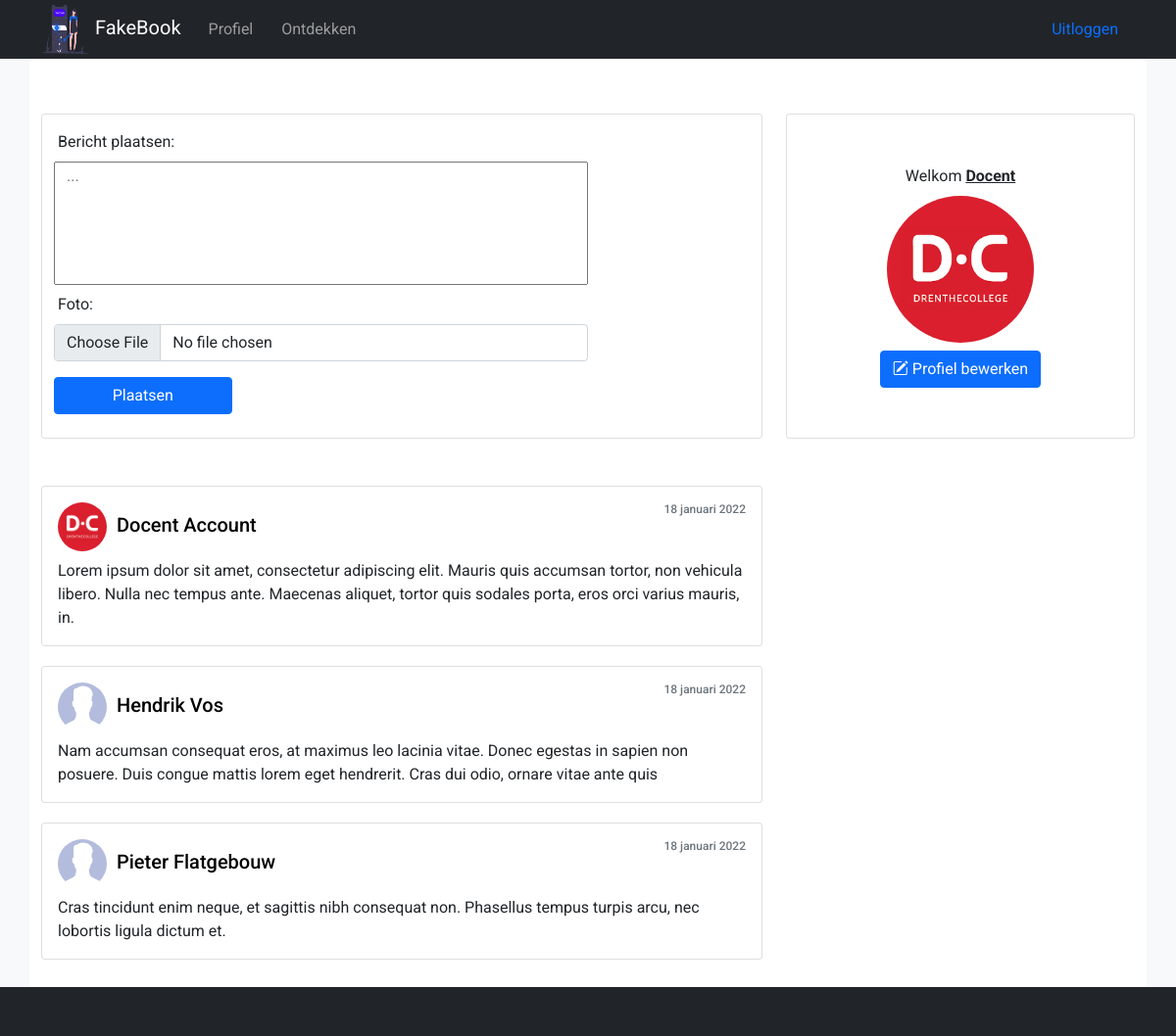
The app's page / (signed in) with its own data.
### tables this page shows
CREATE TABLE `user` (
  `id` int(11) NOT NULL,
  `email` varchar(250) DEFAULT NULL,
  `password` text DEFAULT NULL,
  `firstName` varchar(100) DEFAULT NULL,
  `lastName` varchar(100) DEFAULT NULL,
  `country` varchar(100) DEFAULT NULL,
  `profilePicUrl` varchar(500) DEFAULT NULL,
  `biography` text DEFAULT NULL,
  `birthdate` date DEFAULT NULL,
  `gender` int(11) DEFAULT NULL,
  `profileFont` varchar(100) DEFAULT NULL,
  `profileColor` varchar(100) DEFAULT NULL
);

CREATE TABLE `post` (
  `id` int(11) NOT NULL,
  `userId` int(11) DEFAULT NULL,
  `content` text DEFAULT NULL,
  `filename` varchar(200) DEFAULT NULL,
  `postDate` datetime DEFAULT NULL
);

### functions.php (called while the page is built, shortened)
<?php
function isLoggedIn(){
    $bool = false;
    if(isset($_SESSION["userId"]) && $_SESSION["userId"] > 0){
        $bool = true;
    }
    return $bool;
}
function getUserData($db, $userId){
    $sql = "SELECT * FROM user WHERE id='".$userId."' ORDER BY id LIMIT 1";
    if($result = $db->prepare($sql)){
        $result->execute();
        if($result->rowCount() == 1){
            $result = $result->fetchAll(PDO::FETCH_ASSOC);
            $result = $result[0];
            return $result;
        } else {
            return null;
        }
    } else {
        return null;
    }
}
function getAllFriendIdsFromUser($db, $userId){
    $returnArray = array();
    $sql = "SELECT userId1, userId2 FROM friend WHERE (userId1 = ".$userId." || userId2 = ".$userId.")";
    if($result = $db->prepare($sql)){
        $result->execute();
        if($result->rowCount() > 0){
            $result = $result->fetchAll(PDO::FETCH_ASSOC);
            foreach($result as $row){
                if($row["userId1"] != $userId){
                    array_push($returnArray, $row["userId1"]);
                } else if($row["userId2"] != $userId) {
                    array_push($returnArray, $row["userId2"]);
                }
            }
        }
    }
    return $returnArray;
}
function getLatestPostIdFromUser($db, $userId){
    $sql = "SELECT id FROM post WHERE userId='".$userId."' ORDER BY postDate DESC LIMIT 1";
    if($result = $db->prepare($sql)){
        $result->execute();
        if($result->rowCount() == 1){
            $result = $result->fetchAll(PDO::FETCH_ASSOC);
            return intval($result[0]["id"]);
        }
    }
}
?>

### classes/post.class.php (the view, shortened to what this page needs)
<?php
class Post{
    private $db;
    private $id;
    private $content;
    private $date;
    private $userId;
    private $userFullName;
    public function __construct($db, $id){
        $this->db = $db;
        $this->id = $id;
        $this->getPostData();
    }
    private function getPostData(){
        $sql = "SELECT * FROM post WHERE id=".$this->id;
        if($result = $this->db->prepare($sql)){
            $result->execute();
            if($result->rowCount() > 0){
                $result = $result->fetchAll(PDO::FETCH_ASSOC);
                $result = $result[0];
                $this->content = $result["content"];
                $this->date = $result["postDate"];
                $this->userId = $result["userId"];
            }
        }
    }
    private function getUserData(){
        $sql = "SELECT firstName, lastName, profilePicUrl, gender FROM user WHERE id='".$this->userId."' LIMIT 1";
        if($result = $this->db->prepare($sql)){
            $result->execute();
            if($result->rowCount() == 1){
                $result = $result->fetchAll(PDO::FETCH_ASSOC);
                $result = $result[0];
                $this->userFullName = $result["firstName"] . " " . $result["lastName"];
                if(strlen($result["profilePicUrl"]) > 0){
                    $this->profilePicturePath = "uploads/" . $result["profilePicUrl"];
                } else {
                    $this->profilePicturePath = "assets/images/nopicture_".$result["gender"].".png";
                }
            }
        }
    }
    private function UserExists(){
        if(isset($this->userFullName) && strlen($this->userFullName) > 1){
            return true;
        } else {
            return false;
        }
    }
    private function formatDateForPost($date){
        $day = substr($date, 8, 2);
        $month = substr($date, 5, 2);
        $year = substr($date, 0, 4);
        $month = $this->getMonthName($month);
        return intval($day) . " " . $month . " " . $year;
    }
    private function getMonthName($number){
        switch(intval($number)){
            case 1:
                return "januari";
            break;
        }
    }
    public function render(){
        if($this->userExists()){
            echo "<div class=\"card post\">";
                echo "<div class=\"card-body\">";
                    echo "<h5 class=\"card-title\"><img src=\"".$this->profilePicturePath."\" alt=\"profielFoto\" class=\"profilePicture circle smallest\"><a class=\"link\" href=\"?profileId=".$this->userId."\">".$this->userFullName."</a><span class=\"text-muted\">".$this->formatDateForPost($this->date)."</span></h5>";
                    echo "<p class=\"card-text\">".$this->content."</p>";
                echo "</div>";
            echo "</div>";
        }
    }
}
?>

### index.php (shortened to what this page needs)
<?php
require("functions.php");
require("db.php");
include("classes/post.class.php");
if(!isset($activePageId)){
    if(isLoggedIn()){
        $activePageId = 3;
    } else {
        $activePageId = 1;
    }
}
?>
<!DOCTYPE html>
<html lang="nl">
<head>
    <link href="https://cdn.jsdelivr.net/npm/bootstrap@5.0.2/dist/css/bootstrap.min.css" rel="stylesheet">
    <link rel="stylesheet" href="https://cdn.jsdelivr.net/npm/bootstrap-icons@1.7.2/font/bootstrap-icons.css">
    <link rel="stylesheet" href="style.css">
    <link rel="stylesheet" href="profileCustomization.css">
</head>
<body>
    <?php
        if(isLoggedIn()){
            include_once("content/content_navbar.php");
        }
        echo "<div class=\"container contentCntr bg-white pt-2 pb-2\">";
            switch($activePageId){
                case 3:
                    include_once("content/content_feed.php");
                break;
            }
        echo "</div>";
        if(isLoggedIn()){
            include_once("content/content_footer.php");
        }
    ?>
</body>
</html>

### content/content_navbar.php (shortened to what this page needs)
<nav class="navbar navbar-expand-lg navbar-dark bg-dark p-0 m-0">
    <div class="container">
        <a class="navbar-brand" href="index.php">
            <img src="assets/images/login logo.png" width="50" height="50" alt="logo" class="p-0 m-0">
            FakeBook
        </a>
        <div class="collapse navbar-collapse" id="navbarNav">
            <ul class="navbar-nav">
                <li class="nav-item active">
                    <?php echo "<a class=\"nav-link btn btn-dark\" href=\"index.php?profileId=" . $_SESSION["userId"] . "\">Profiel</a>"; ?>
                </li>
                <li class="nav-item">
                    <a class="nav-link btn btn-dark" href="index.php?page=7">Ontdekken</a>
                </li>
            </ul>
        </div>
        <a id="desktop" class="nav-link btn btn-dark float-right" href="index.php?page=4">Uitloggen</a>
    </div>
</nav>

### content/content_feed.php (shortened to what this page needs)
<?php
$userData = getUserData($db, $_SESSION["userId"]);
$showForm = true;
?>
<div class="row pt-5 pb-5">
    <div class="col-lg-8">
        <div class="card">
            <div class="card-body">
                <?php
                if($showForm){
                    echo "<form method=\"POST\" enctype=\"multipart/form-data\">";
                        echo "<div class=\"row\">";
                            echo "<label>Bericht plaatsen:</label>";
                            echo "<textarea class=\"card-text m-2 w-75\" rows=\"5\" placeholder=\"...\" cols=\"40\" name=\"content\" style=\"resize:none;\"></textarea>";
                            echo "<label>Foto:</label>";
                            echo "<input type=\"file\" name=\"filename\" class=\"form-control w-75 m-2\">";
                            echo "<input name=\"postSubmit\" class=\"btn btn-primary w-25 ms-2 my-2\" type=\"submit\" value=\"Plaatsen\">";
                        echo "</div>";
                    echo "</form>";
                }
                ?>
            </div>
        </div>
    </div>
    <div class="col-lg-4">
        <div class="card h-100 d-flex justify-content-center align-items-center">
            <p1 class="card-title">Welkom <b><u><?php echo $userData["firstName"];?></b></u></p1>
            <?php
                echo "<a href=\"index.php?profileId=". $_SESSION["userId"]. "\">";
                if(strlen($userData["profilePicUrl"]) < 1){
                    echo "<img class=\"profilePicture circle medium\" src=\"assets/images/nopicture_".$userData["gender"].".png\" alt=\"Profielfoto van ".$userData["firstName"]." ".$userData["lastName"]."\">";
                } else {
                    echo "<img class=\"profilePicture circle medium\" src=\"uploads/".$userData["profilePicUrl"]."\" alt=\"Profielfoto van ".$userData["firstName"]." ".$userData["lastName"]."\">";
                }
                echo "</a>";
            ?>
            <a href="?page=6" class="btn btn-primary mt-2"><i class="bi bi-pencil-square"></i> Profiel bewerken</a>
        </div>
    </div>
</div>
<div class="row">
    <div class="col-lg-8">
        <?php
        $postId = getLatestPostIdFromUser($db, $_SESSION["userId"]);
        if(isset($postId) && is_numeric($postId) && $postId > 0){
            $p = new Post($db, $postId);
            $p->render();
        }
        $friends = getAllFriendIdsFromUser($db, $_SESSION["userId"]);
        foreach($friends as $friend){
            $postId = getLatestPostIdFromUser($db, $friend);
            if(isset($postId) && is_numeric($postId) && $postId > 0){
                $p = new Post($db, $postId);
            }
        }
        ?>
    </div>
    <div class="col-lg-4"></div>
</div>

### content/content_footer.php
<div class="bg-dark p-0 m-0" style="height:50px;"></div>

### style.css (style rules this page uses)
body { background-color: #f8f9fa; }
.profilePicture { width: 200px; height: 200px; object-fit: cover; }
.profilePicture.circle { border-radius: 50%; }
.profilePicture.medium { width: 150px; height: 150px; }
.profilePicture.smallest { width: 50px; height: 50px; }
.btn-dark { display:inline-block; padding:6px 12px!important; text-decoration: none; border: 0; border-radius: 5px; margin-right: 5px; }
.post .text-muted { float: right; margin-left: 10px; font-size: 12px; }
.post .link { color: #000; margin-left: 10px; text-decoration: none; }
.post { margin-bottom: 20px; }
.contentCntr { background-color: #fff; min-height: calc(100vh - 56px); }
.row { overflow: hidden; }

### profileCustomization.css (style rules this page uses)
body { background-color: var(--profile-color)!important; font-family: var(--profile-font); }

### records on screen
user: firstName "Docent", profilePicUrl (picture), firstName+lastName "Docent Account"
post: postDate "18 januari 2022", content "Lorem ipsum dolor sit amet, consectetur adipiscing elit. Mauris quis accumsan tortor, non vehicula libero. Nulla nec tempus ante. Maecenas aliquet, tortor quis sodales porta, eros orci varius mauris, in."
post: userId.lastName "Hendrik Vos", postDate "18 januari 2022", content "Nam accumsan consequat eros, at maximus leo lacinia vitae. Donec egestas in sapien non posuere. Duis congue mattis lorem eget hendrerit. Cras dui odio, ornare vitae ante quis"
post: userId.lastName "Pieter Flatgebouw", postDate "18 januari 2022", content "Cras tincidunt enim neque, et sagittis nibh consequat non. Phasellus tempus turpis arcu, nec lobortis ligula dictum et."
